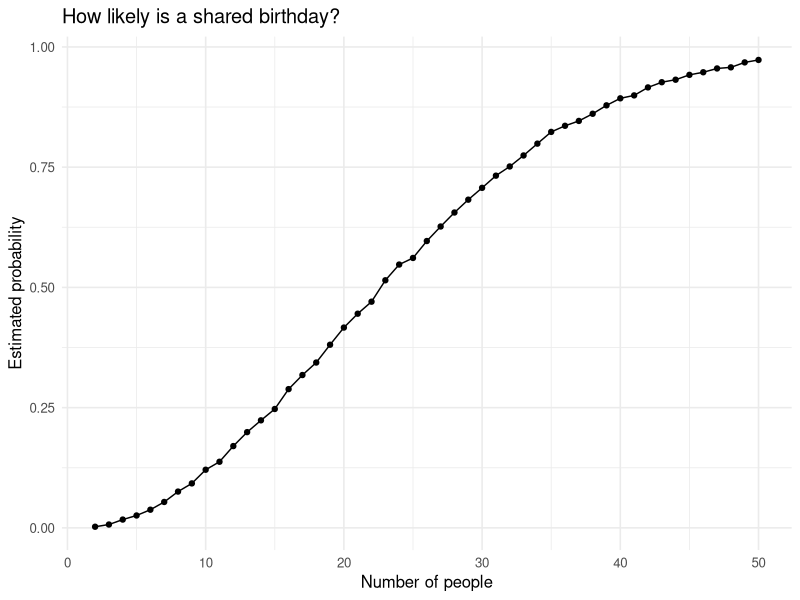

This chart was generated by the following R code: (Note: this script raises an error after producing the figure.)
## ---- chunk 1
library(dplyr)
library(ggplot2)
library(purrr)
library(readr)
library(tidyr)
## ---- chunk 2
set.seed(8105)

shared_birthday = function(group_size) {
  birthdays = sample(1:365, size = group_size, replace = TRUE)
  any(duplicated(birthdays))
}

birthday_sim =
  expand_grid(
    group_size = 2:50,
    iter = 1:10000
  ) |>
  mutate(
    shared = map(group_size, shared_birthday)
  ) |>
  unnest(shared)
## ---- chunk 3
birthday_prob =
  birthday_sim |>
  group_by(group_size) |>
  summarize(probability = mean(shared))
## ---- chunk 4
birthday_prob |>
  ggplot(aes(x = group_size, y = probability)) +
  geom_line() +
  geom_point(size = 1.5) +
  labs(
    title = "How likely is a shared birthday?",
    x = "Number of people",
    y = "Estimated probability"
  ) +
  theme_minimal(base_size = 12)
## ---- chunk 5
participant_files =
  tibble(
    file_name = list.files("data", pattern = "[.]csv$"),
    path = file.path("data", file_name)
  ) |>
  mutate(data = map(path, read_csv, show_col_types = FALSE))
## ---- chunk 6
longitudinal_data =
  participant_files |>
  mutate(file_name = stringr::str_remove(file_name, "[.]csv$")) |>
  separate(file_name, into = c("arm", "subject_id"), sep = "_") |>
  mutate(arm = recode(arm, con = "Control", exp = "Experimental")) |>
  select(-path) |>
  unnest(data) |>
  pivot_longer(
    cols = starts_with("week_"),
    names_to = "week",
    names_prefix = "week_",
    values_to = "observation"
  ) |>
  mutate(week = as.integer(week))

longitudinal_data
## ---- chunk 7
longitudinal_data |>
  ggplot(aes(
    x = week, y = observation,
    group = interaction(arm, subject_id), color = arm
  )) +
  geom_line(alpha = 0.7) +
  scale_x_continuous(breaks = 1:8) +
  labs(
    title = "Weekly observations by study arm",
    x = "Week",
    y = "Observation",
    color = "Study arm"
  ) +
  theme_minimal(base_size = 12)
